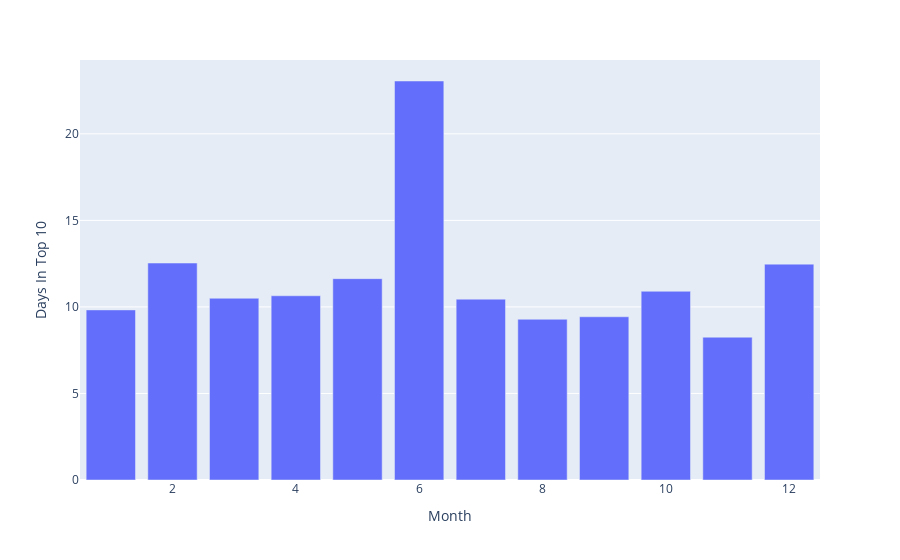
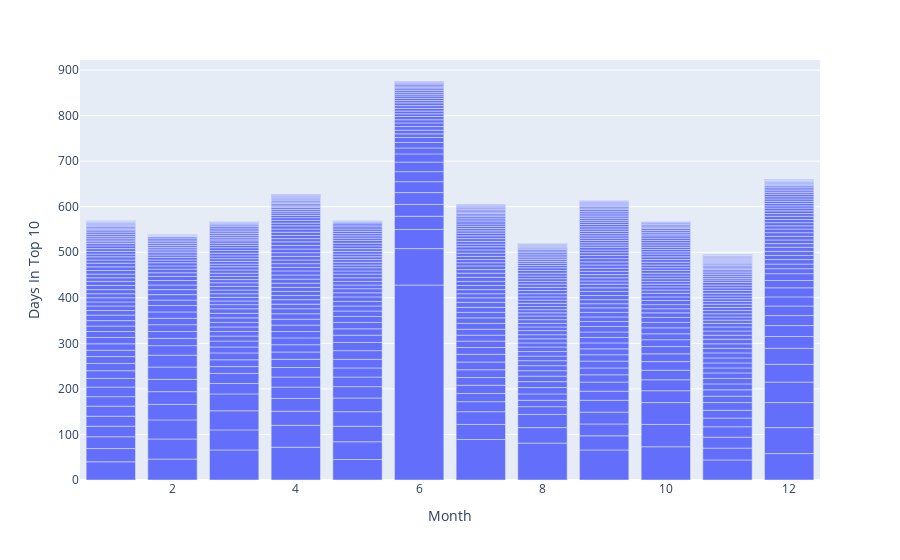

These figures' notebook cell, in order:
### Code cell
# How release month affect Days in Top 10
# 
px.bar(data_frame=agg_df.groupby('Month').mean().reset_index(),x='Month',y='Days In Top 10')
px.bar(data_frame=agg_df,x='Month',y='Days In Top 10')

### Figure 1 — Plotly figure (JSON) as saved in the notebook; plotly's stock layout.template omitted (floating-point values rounded to 4 significant figures)
{"data": [{"alignmentgroup": "True", "hovertemplate": "Month=%{x}<br>Days In Top 10=%{y}<extra></extra>", "legendgroup": "", "marker": {"color": "#636efa", "pattern": {"shape": ""}}, "name": "", "offsetgroup": "", "orientation": "v", "showlegend": false, "textposition": "auto", "type": "bar", "x": [1, 2, 3, 4, 5, 6, 7, 8, 9, 10, 11, 12], "xaxis": "x", "y": [9.828, 12.53, 10.5, 10.64, 11.63, 23.05, 10.45, 9.286, 9.431, 10.9, 8.25, 12.47], "yaxis": "y"}], "layout": {"barmode": "relative", "legend": {"tracegroupgap": 0}, "margin": {"t": 60}, "xaxis": {"anchor": "y", "domain": [0, 1], "title": {"text": "Month"}}, "yaxis": {"anchor": "x", "domain": [0, 1], "title": {"text": "Days In Top 10"}}}}

### Figure 2 — Plotly figure (JSON) as saved in the notebook; plotly's stock layout.template omitted (floating-point values rounded to 4 significant figures; data arrays with more than 128 entries replaced by an {"elided": "..."} marker saying what was removed)
{"data": [{"alignmentgroup": "True", "hovertemplate": "Month=%{x}<br>Days In Top 10=%{y}<extra></extra>", "legendgroup": "", "marker": {"color": "#636efa", "pattern": {"shape": ""}}, "name": "", "offsetgroup": "", "orientation": "v", "showlegend": false, "textposition": "auto", "type": "bar", "x": {"elided": "645 int values"}, "xaxis": "x", "y": {"elided": "645 int values"}, "yaxis": "y"}], "layout": {"barmode": "relative", "legend": {"tracegroupgap": 0}, "margin": {"t": 60}, "xaxis": {"anchor": "y", "domain": [0, 1], "title": {"text": "Month"}}, "yaxis": {"anchor": "x", "domain": [0, 1], "title": {"text": "Days In Top 10"}}}}
